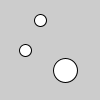
Frame 1 (no input)
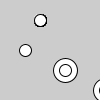
Frame 60 (the mouse pressed at the canvas centre just before this capture)
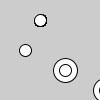
Frame 120 (the mouse held since frame 60 and released just before this capture)

The Processing sketch that drew these frames (run headless with seeded random() and noise(); from frame 60 on, the mouse is pressed at the canvas centre):

// Processing sketch: Workshop_VectorAdditions
// ── Workshop_VectorAdditions.pde
PVector v1, v2;

void setup() {
  v1 = new PVector(40, 20);
  v2 = new PVector(25, 50);
}

void draw() {
  ellipse(v1.x, v1.y, 12, 12);
  ellipse(v2.x, v2.y, 12, 12);
  v2.add(v1);
  ellipse(v2.x, v2.y, 24, 24);
}
